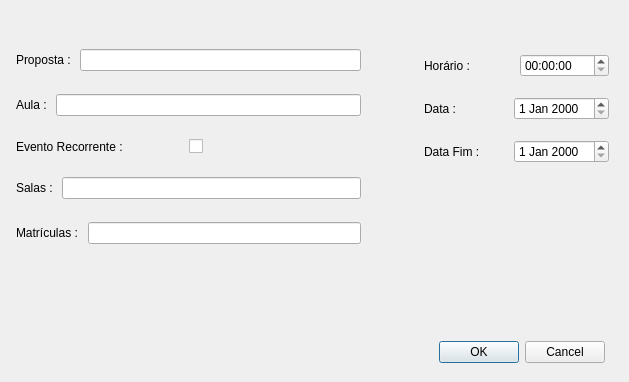
<?xml version="1.0" encoding="UTF-8"?>
<ui version="4.0">
 <class>NovaReserva</class>
 <widget class="QDialog" name="NovaReserva">
  <property name="geometry">
   <rect>
    <x>0</x>
    <y>0</y>
    <width>629</width>
    <height>382</height>
   </rect>
  </property>
  <property name="windowTitle">
   <string>Nova Reserva</string>
  </property>
  <widget class="QDialogButtonBox" name="ok_cancela_botao">
   <property name="geometry">
    <rect>
     <x>264</x>
     <y>336</y>
     <width>341</width>
     <height>32</height>
    </rect>
   </property>
   <property name="orientation">
    <enum>Qt::Horizontal</enum>
   </property>
   <property name="standardButtons">
    <set>QDialogButtonBox::Cancel|QDialogButtonBox::Ok</set>
   </property>
  </widget>
  <widget class="QLabel" name="erro_label">
   <property name="geometry">
    <rect>
     <x>384</x>
     <y>248</y>
     <width>225</width>
     <height>41</height>
    </rect>
   </property>
   <property name="autoFillBackground">
    <bool>true</bool>
   </property>
   <property name="text">
    <string/>
   </property>
  </widget>
  <widget class="QWidget" name="layoutWidget">
   <property name="geometry">
    <rect>
     <x>16</x>
     <y>32</y>
     <width>345</width>
     <height>233</height>
    </rect>
   </property>
   <layout class="QVBoxLayout" name="dadosLayout">
    <item>
     <layout class="QHBoxLayout" name="propostaLayout">
      <item>
       <widget class="QLabel" name="proposta_label">
        <property name="text">
         <string>Proposta : </string>
        </property>
       </widget>
      </item>
      <item>
       <widget class="QLineEdit" name="proposta_field"/>
      </item>
     </layout>
    </item>
    <item>
     <layout class="QHBoxLayout" name="aulalLayout">
      <item>
       <widget class="QLabel" name="aula_label">
        <property name="text">
         <string>Aula : </string>
        </property>
       </widget>
      </item>
      <item>
       <widget class="QLineEdit" name="aula_field"/>
      </item>
     </layout>
    </item>
    <item>
     <layout class="QHBoxLayout" name="recorrenteLayout">
      <property name="spacing">
       <number>0</number>
      </property>
      <item>
       <widget class="QLabel" name="recorrente_label">
        <property name="text">
         <string>Evento Recorrente : </string>
        </property>
       </widget>
      </item>
      <item>
       <widget class="QCheckBox" name="recorrente_field">
        <property name="text">
         <string/>
        </property>
       </widget>
      </item>
     </layout>
    </item>
    <item>
     <layout class="QHBoxLayout" name="salasLayout">
      <item>
       <widget class="QLabel" name="salas_label">
        <property name="text">
         <string>Salas : </string>
        </property>
       </widget>
      </item>
      <item>
       <widget class="QLineEdit" name="salas_field"/>
      </item>
     </layout>
    </item>
    <item>
     <layout class="QHBoxLayout" name="matriculasLayout">
      <item>
       <widget class="QLabel" name="matriculas_label">
        <property name="text">
         <string>Matrículas : </string>
        </property>
       </widget>
      </item>
      <item>
       <widget class="QLineEdit" name="matriculas_field"/>
      </item>
     </layout>
    </item>
   </layout>
  </widget>
  <widget class="QWidget" name="layoutWidget">
   <property name="geometry">
    <rect>
     <x>424</x>
     <y>40</y>
     <width>185</width>
     <height>137</height>
    </rect>
   </property>
   <layout class="QVBoxLayout" name="datasLayout">
    <item>
     <layout class="QHBoxLayout" name="horarioLayout">
      <item>
       <widget class="QLabel" name="horario_label">
        <property name="text">
         <string>Horário : </string>
        </property>
       </widget>
      </item>
      <item>
       <widget class="QTimeEdit" name="horario_field"/>
      </item>
     </layout>
    </item>
    <item>
     <layout class="QHBoxLayout" name="dataInicioLayout">
      <item>
       <widget class="QLabel" name="dataInicio_label">
        <property name="text">
         <string>Data : </string>
        </property>
       </widget>
      </item>
      <item>
       <widget class="QDateEdit" name="dataInicio_field"/>
      </item>
     </layout>
    </item>
    <item>
     <layout class="QHBoxLayout" name="dataFimLayout">
      <item>
       <widget class="QLabel" name="dataFim_label">
        <property name="text">
         <string>Data Fim : </string>
        </property>
       </widget>
      </item>
      <item>
       <widget class="QDateEdit" name="dataFim_field"/>
      </item>
     </layout>
    </item>
   </layout>
  </widget>
  <zorder>layoutWidget</zorder>
  <zorder>layoutWidget</zorder>
  <zorder>ok_cancela_botao</zorder>
  <zorder>erro_label</zorder>
 </widget>
 <resources/>
 <connections>
  <connection>
   <sender>ok_cancela_botao</sender>
   <signal>rejected()</signal>
   <receiver>NovaReserva</receiver>
   <slot>reject()</slot>
   <hints>
    <hint type="sourcelabel">
     <x>316</x>
     <y>260</y>
    </hint>
    <hint type="destinationlabel">
     <x>286</x>
     <y>274</y>
    </hint>
   </hints>
  </connection>
 </connections>
</ui>
